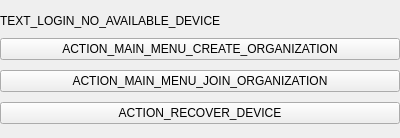
<?xml version="1.0" encoding="UTF-8"?>
<ui version="4.0">
 <class>LoginNoDevicesWidget</class>
 <widget class="QWidget" name="LoginNoDevicesWidget">
  <property name="geometry">
   <rect>
    <x>0</x>
    <y>0</y>
    <width>400</width>
    <height>138</height>
   </rect>
  </property>
  <property name="windowTitle">
   <string>Form</string>
  </property>
  <layout class="QVBoxLayout" name="verticalLayout">
   <property name="spacing">
    <number>10</number>
   </property>
   <property name="leftMargin">
    <number>0</number>
   </property>
   <property name="topMargin">
    <number>0</number>
   </property>
   <property name="rightMargin">
    <number>0</number>
   </property>
   <property name="bottomMargin">
    <number>0</number>
   </property>
   <item>
    <spacer name="verticalSpacer">
     <property name="orientation">
      <enum>Qt::Vertical</enum>
     </property>
     <property name="sizeHint" stdset="0">
      <size>
       <width>20</width>
       <height>40</height>
      </size>
     </property>
    </spacer>
   </item>
   <item>
    <widget class="QLabel" name="label_no_device">
     <property name="text">
      <string>TEXT_LOGIN_NO_AVAILABLE_DEVICE</string>
     </property>
     <property name="alignment">
      <set>Qt::AlignJustify|Qt::AlignVCenter</set>
     </property>
     <property name="wordWrap">
      <bool>true</bool>
     </property>
    </widget>
   </item>
   <item>
    <widget class="QPushButton" name="button_create_org">
     <property name="focusPolicy">
      <enum>Qt::ClickFocus</enum>
     </property>
     <property name="text">
      <string>ACTION_MAIN_MENU_CREATE_ORGANIZATION</string>
     </property>
    </widget>
   </item>
   <item>
    <widget class="QPushButton" name="button_join_org">
     <property name="focusPolicy">
      <enum>Qt::ClickFocus</enum>
     </property>
     <property name="text">
      <string>ACTION_MAIN_MENU_JOIN_ORGANIZATION</string>
     </property>
    </widget>
   </item>
   <item>
    <widget class="QPushButton" name="button_recover_device">
     <property name="text">
      <string>ACTION_RECOVER_DEVICE</string>
     </property>
    </widget>
   </item>
   <item>
    <spacer name="verticalSpacer_2">
     <property name="orientation">
      <enum>Qt::Vertical</enum>
     </property>
     <property name="sizeHint" stdset="0">
      <size>
       <width>20</width>
       <height>40</height>
      </size>
     </property>
    </spacer>
   </item>
  </layout>
 </widget>
 <resources/>
 <connections/>
</ui>
